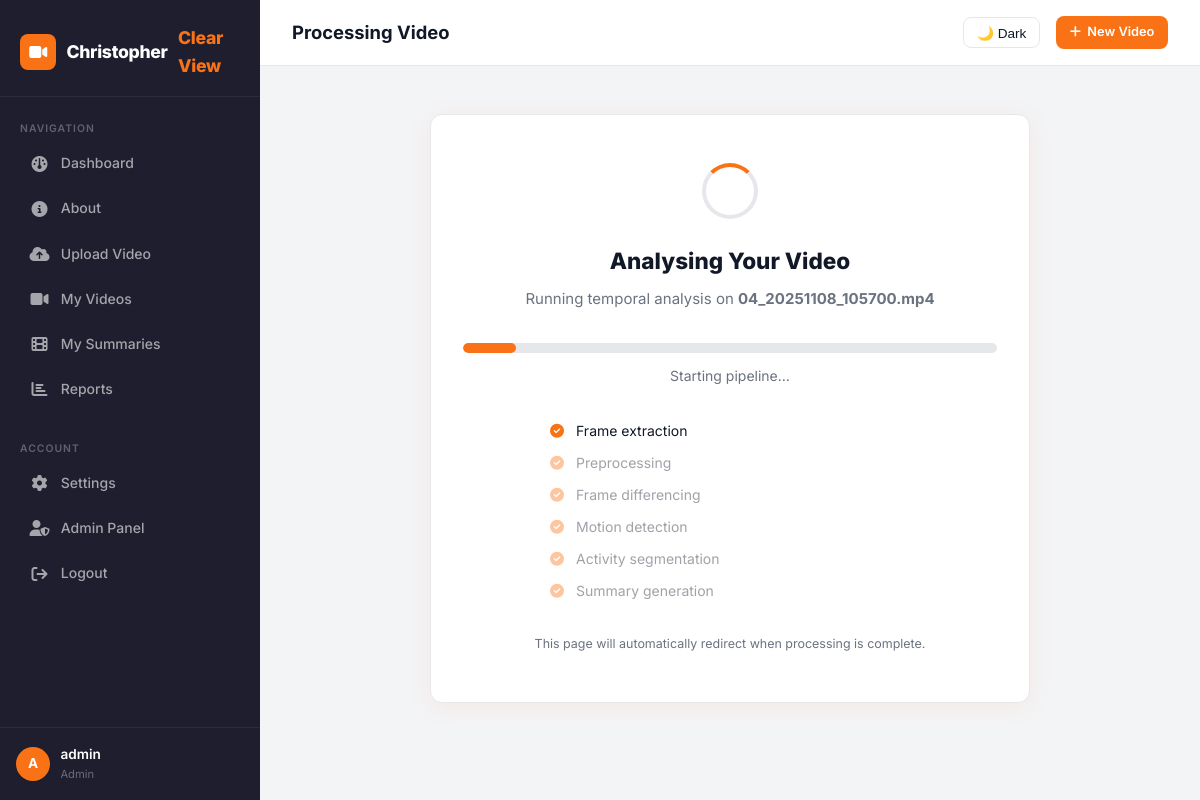
Page /processing/1 (signed in) on the committed database.
### tables this page shows
CREATE TABLE users (
            id          INTEGER PRIMARY KEY AUTOINCREMENT,
            username    TEXT    UNIQUE NOT NULL,
            email       TEXT    UNIQUE NOT NULL,
            password    TEXT    NOT NULL,
            role        TEXT    DEFAULT 'user',
            created_at  TEXT    DEFAULT (datetime('now')),
            last_login  TEXT
        );

CREATE TABLE videos (
            id            INTEGER PRIMARY KEY AUTOINCREMENT,
            user_id       INTEGER NOT NULL,
            filename      TEXT    NOT NULL,
            original_name TEXT    NOT NULL,
            file_size     INTEGER,
            duration      REAL,
            fps           REAL,
            width         INTEGER,
            height        INTEGER,
            status        TEXT    DEFAULT 'uploaded',
            uploaded_at   TEXT    DEFAULT (datetime('now')),
            FOREIGN KEY (user_id) REFERENCES users(id)
        );

### app.py (the view)
@app.route('/processing/<int:summary_id>')
@login_required
def processing_status(summary_id):
    user    = current_user()
    summary = get_summary(summary_id)
    if not summary or summary['user_id'] != user['id']:
        flash('Summary not found.', 'danger')
        return redirect(url_for('dashboard'))
    video = get_video(summary['video_id'])
    return render_template('processing.html', user=user, summary=summary, video=video)

### app.py (called while the page is built)
def login_required(f):
    from functools import wraps
    @wraps(f)
    def decorated(*args, **kwargs):
        if 'user_id' not in session:
            flash('Please log in to continue.', 'warning')
            return redirect(url_for('login'))
        return f(*args, **kwargs)
    return decorated

def current_user():
    if 'user_id' in session:
        return get_user_by_id(session['user_id'])
    return None

### utils/database.py (called while the page is built)
def get_db():
    conn = sqlite3.connect(DB_PATH)
    conn.row_factory = sqlite3.Row
    return conn

def get_user_by_id(user_id):
    conn = get_db()
    user = conn.execute('SELECT * FROM users WHERE id = ?', (user_id,)).fetchone()
    conn.close()
    return user

def get_video(video_id):
    conn = get_db()
    v = conn.execute('SELECT * FROM videos WHERE id = ?', (video_id,)).fetchone()
    conn.close()
    return v

def get_summary(summary_id):
    conn = get_db()
    s = conn.execute('SELECT * FROM summaries WHERE id = ?', (summary_id,)).fetchone()
    conn.close()
    return s

### templates/processing.html (shortened to what this page needs)
{% extends "base.html" %}
{% block page_title %}Processing Video{% endblock %}
{% block content %}
<div style="max-width:600px;margin:0 auto;text-align:center;">
  <div class="card">
    <div class="card-body" style="padding:3rem 2rem;">
      <div class="spinner"></div>
      <h2 style="font-weight:800;margin-bottom:.5rem;">Analysing Your Video</h2>
      <p style="color:var(--text-muted);margin-bottom:2rem;">
        Running temporal analysis on <strong>{{ video['original_name'] }}</strong>
      </p>
      <div class="progress" style="margin-bottom:.75rem;height:10px;">
        <div class="progress-bar" id="progressBar" style="width:5%;"></div>
      </div>
      <p id="statusText" style="font-size:.875rem;color:var(--text-muted);margin-bottom:2rem;">
      </p>
      <div style="display:flex;flex-direction:column;gap:.6rem;text-align:left;max-width:360px;margin:0 auto 2rem;">
        {% for step in [
          'Frame extraction','Preprocessing','Frame differencing',
          'Motion detection','Activity segmentation','Summary generation'
        ] %}
        <div class="process-step" style="display:flex;align-items:center;gap:.75rem;font-size:.875rem;opacity:.4;transition:all .3s;">
          <i class="fa-solid fa-circle-check" style="color:var(--orange);"></i>
          {{ step }}
        </div>
        {% endfor %}
      </div>
      <p style="font-size:.78rem;color:var(--text-muted);">
        This page will automatically redirect when processing is complete.
      </p>
    </div>
  </div>
</div>
{% endblock %}

### templates/base.html (shortened to what this page needs)
<!DOCTYPE html>
<html lang="en">
<head>
  <link rel="stylesheet" href="{{ url_for('static', filename='css/style.css') }}">
  <link rel="stylesheet" href="https://cdnjs.cloudflare.com/ajax/libs/font-awesome/6.5.0/css/all.min.css">
</head>
<body>
<div class="app-wrapper">
  <aside class="sidebar" id="sidebar">
    <a href="{{ url_for('dashboard') }}" class="sidebar-brand">
      <div class="brand-icon"><i class="fa-solid fa-video-camera"></i></div>
      Christopher <em>Clear View</em>
    </a>
    <div class="sidebar-section">
      <div class="sidebar-section-label">Navigation</div>
      <a href="{{ url_for('dashboard') }}" class="nav-item">
        <i class="fa-solid fa-gauge nav-icon"></i> Dashboard
      </a>
      <a href="{{ url_for('about') }}" class="nav-item">
        <i class="fa-solid fa-circle-info nav-icon"></i> About
      </a>
      <a href="{{ url_for('upload') }}" class="nav-item">
        <i class="fa-solid fa-cloud-arrow-up nav-icon"></i> Upload Video
      </a>
      <a href="{{ url_for('videos_list') }}" class="nav-item">
        <i class="fa-solid fa-video nav-icon"></i> My Videos
      </a>
      <a href="{{ url_for('summaries_list') }}" class="nav-item">
        <i class="fa-solid fa-film nav-icon"></i> My Summaries
      </a>
      <a href="{{ url_for('reports') }}" class="nav-item">
        <i class="fa-solid fa-chart-bar nav-icon"></i> Reports
      </a>
    </div>
    <div class="sidebar-section">
      <div class="sidebar-section-label">Account</div>
      <a href="{{ url_for('settings') }}" class="nav-item">
        <i class="fa-solid fa-gear nav-icon"></i> Settings
      </a>
      {% if user and user['role'] == 'admin' %}
      <a href="{{ url_for('admin') }}" class="nav-item">
        <i class="fa-solid fa-user-shield nav-icon"></i> Admin Panel
      </a>
      {% endif %}
      <a href="{{ url_for('logout') }}" class="nav-item">
        <i class="fa-solid fa-arrow-right-from-bracket nav-icon"></i> Logout
      </a>
    </div>
    <div class="sidebar-footer">
      <div class="user-mini">
        <div class="avatar-sm">{{ user['username'][0].upper() if user else '?' }}</div>
        <div class="user-mini-info">
          <div class="user-mini-name">{{ user['username'] if user else 'Guest' }}</div>
          <div class="user-mini-role">{{ user['role'].capitalize() if user else '' }}</div>
        </div>
      </div>
    </div>
  </aside>
  <div class="main-content">
    <div class="topbar">
      <div style="display:flex;align-items:center;gap:1rem;">
        <span class="topbar-title">{% block page_title %}Dashboard{% endblock %}</span>
      </div>
      <div class="topbar-actions">
        <button class="dark-toggle" id="darkToggle" onclick="toggleDark()">🌙 Dark</button>
        <a href="{{ url_for('upload') }}" class="btn-orange btn-sm">
          <i class="fa-solid fa-plus"></i> New Video
        </a>
      </div>
    </div>
    <div class="page-body">
      {% block content %}{% endblock %}
    </div>
  </div>
</div>
</body>
</html>

### static/css/style.css (style rules this page uses)
:root { --orange: #F97316; --orange-dark: #EA6B0A; --orange-light: #FFF7ED; --orange-mid: #FFEDD5; --dark: #1E1E2E; --dark-2: #27273A; --dark-3: #32324A; --gray: #6B7280; --gray-light: #F3F4F6; --white: #FFFFFF; --text: #111827; --text-muted: #6B7280; --border: #E5E7EB; --shadow: 0 4px 24px rgba(249,115,22,0.08); --radius: 12px; --radius-sm: 8px; --sidebar-w: 260px; --transition: all .22s cubic-bezier(.4,0,.2,1); }
*, *::before, *::after { box-sizing: border-box; margin: 0; padding: 0; }
html { scroll-behavior: smooth; }
body { font-family: 'Inter', sans-serif; background: var(--gray-light); color: var(--text); line-height: 1.6; font-size: 15px; }
.app-wrapper { display: flex; min-height: 100vh; }
.sidebar { width: var(--sidebar-w); background: var(--dark); display: flex; flex-direction: column; position: fixed; top: 0; left: 0; bottom: 0; z-index: 100; transition: var(--transition); overflow-y: auto; }
.sidebar-brand { display: flex; align-items: center; gap: .65rem; padding: 1.5rem 1.25rem 1rem; text-decoration: none; color: var(--white); font-size: 1.1rem; font-weight: 800; letter-spacing: -0.3px; border-bottom: 1px solid rgba(255,255,255,.06); margin-bottom: .5rem; }
.sidebar-brand .brand-icon { width: 36px; height: 36px; background: var(--orange); border-radius: 8px; display: flex; align-items: center; justify-content: center; font-size: 1rem; flex-shrink: 0; }
.sidebar-brand em { color: var(--orange); font-style: normal; }
.sidebar-section { padding: .5rem 1rem; margin-bottom: .25rem; }
.sidebar-section-label { font-size: .65rem; text-transform: uppercase; letter-spacing: 1px; color: rgba(255,255,255,.3); font-weight: 600; padding: .5rem .25rem .25rem; }
.nav-item { display: flex; align-items: center; gap: .7rem; padding: .65rem .85rem; border-radius: var(--radius-sm); color: rgba(255,255,255,.6); text-decoration: none; font-size: .875rem; font-weight: 500; transition: var(--transition); margin-bottom: 2px; }
.nav-icon { font-size: 1rem; width: 20px; text-align: center; flex-shrink: 0; }
.sidebar-footer { margin-top: auto; padding: 1rem; border-top: 1px solid rgba(255,255,255,.06); }
.user-mini { display: flex; align-items: center; gap: .65rem; }
.avatar-sm { width: 34px; height: 34px; background: var(--orange); border-radius: 50%; display: flex; align-items: center; justify-content: center; font-weight: 700; font-size: .85rem; color: #fff; flex-shrink: 0; }
.user-mini-info { flex: 1; min-width: 0; }
.user-mini-name { font-size: .85rem; font-weight: 600; color: var(--white); white-space: nowrap; overflow: hidden; text-overflow: ellipsis; }
.user-mini-role { font-size: .7rem; color: rgba(255,255,255,.35); }
.main-content { margin-left: var(--sidebar-w); flex: 1; display: flex; flex-direction: column; min-height: 100vh; }
.topbar { background: var(--white); border-bottom: 1px solid var(--border); padding: 1rem 2rem; display: flex; align-items: center; justify-content: space-between; position: sticky; top: 0; z-index: 50; }
.topbar-title { font-size: 1.15rem; font-weight: 700; }
.topbar-actions { display: flex; align-items: center; gap: 1rem; }
.page-body { padding: 2rem; flex: 1; }
.card { background: var(--white); border: 1px solid var(--border); border-radius: var(--radius); box-shadow: var(--shadow); overflow: hidden; }
.card-body { padding: 1.5rem; }
.btn-orange { background: var(--orange); color: #fff; border: none; padding: .6rem 1.25rem; border-radius: var(--radius-sm); font-weight: 600; font-size: .875rem; cursor: pointer; transition: var(--transition); display: inline-flex; align-items: center; gap: .4rem; text-decoration: none; }
.btn-sm { padding: .4rem .85rem !important; font-size: .8rem !important; }
.progress { height: 8px; background: var(--border); border-radius: 99px; overflow: hidden; }
.progress-bar { height: 100%; background: var(--orange); border-radius: 99px; transition: width .3s ease; }
.spinner { width: 56px; height: 56px; border: 4px solid var(--border); border-top-color: var(--orange); border-radius: 50%; animation: spin .9s linear infinite; margin: 0 auto 1.5rem; }
.dark-toggle { background: none; border: 1.5px solid var(--border); padding: .4rem .8rem; border-radius: var(--radius-sm); cursor: pointer; font-size: .85rem; color: var(--text); transition: var(--transition); }

### templates/processing.html (style rules this page uses)
.process-step.active { opacity: 1 !important; }

### rows in the picture
users: username "A", username "admin", role "Admin"
videos: original_name "04_20251108_105700.mp4"

### other values in the picture
{{ step }} "Frame extraction" "Preprocessing" "Frame differencing" "Motion detection" "Activity segmentation" "Summary generation"
